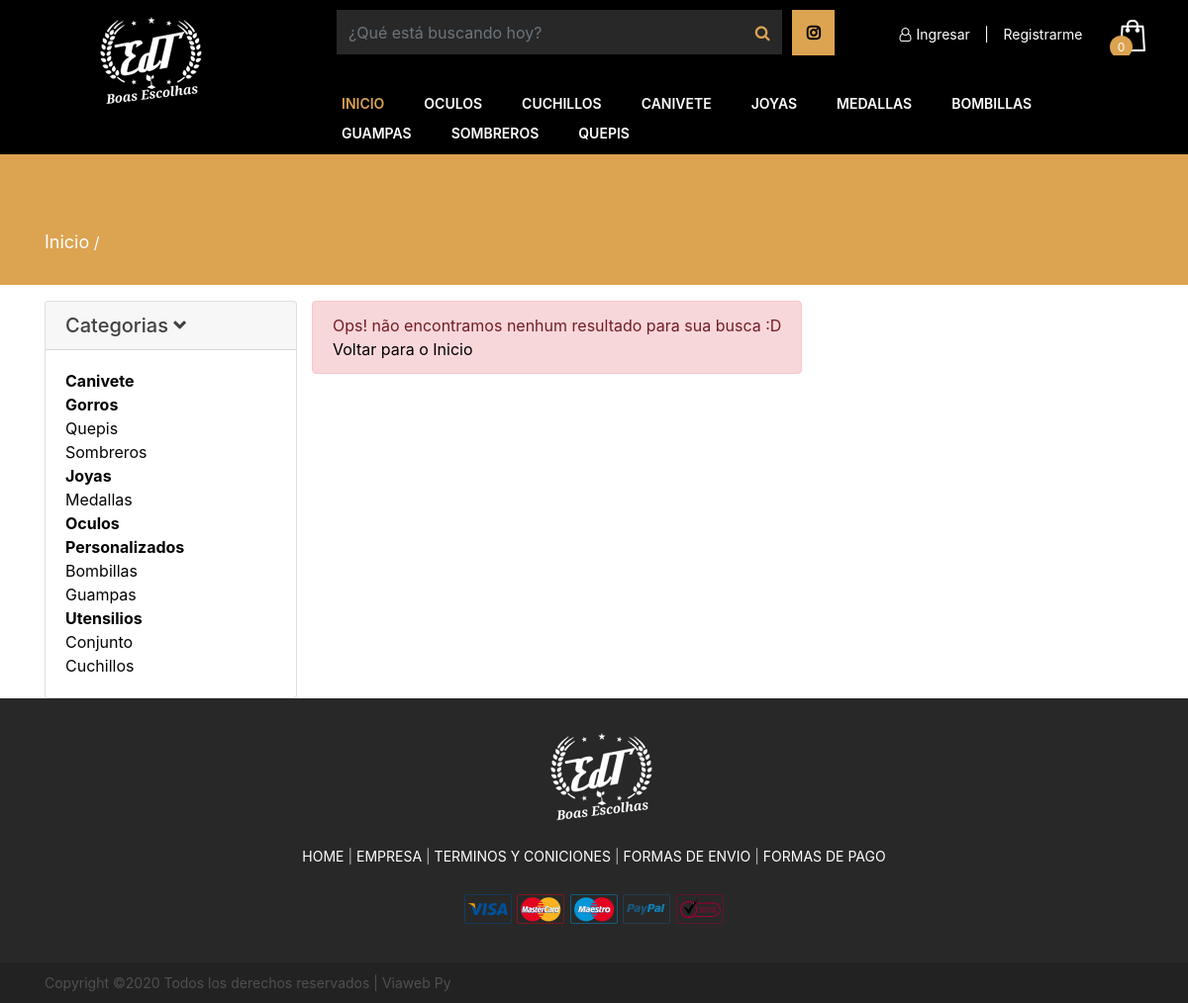
The page /categorie.php on the database its author committed.
### tables this page shows
CREATE TABLE IF NOT EXISTS `tb_categoria` (
  `id` int(11) NOT NULL AUTO_INCREMENT,
  `nombre` varchar(80) NOT NULL,
  `id_padre` int(11) DEFAULT NULL,
  `menu` tinyint(1) NOT NULL,
  `activo` tinyint(1) NOT NULL,
  PRIMARY KEY (`id`)
);

### includes/funciones.php (called while the page is built, shortened)
<?php
	function getAllMenuCategorias () {
		$connection = conn();
		$sql = "SELECT * FROM tb_categoria WHERE activo = '1' AND menu='1'";
		$query = $connection->prepare($sql);
		$query->execute();
		if ($query->rowCount() > 0) {
			$result= $query->fetchAll();
		} else {
			$result = null;
		}
		return $result;
	}
	function getCategorias () {
		$connection = conn();
		$sql = "SELECT * FROM tb_categoria WHERE id_padre IS NULL ORDER BY nombre ASC";
		$query = $connection->prepare($sql);
		$query->execute();
		if ($query->rowCount() > 0) {
			$result= $query->fetchAll();
		} else {
			$result = null;
		}
		return $result;
	}
	function getSubCategorias ($categoria) {
		$connection = conn();
		$sql = "SELECT * FROM tb_categoria WHERE id_padre = '$categoria' ORDER BY nombre ASC";
		$query = $connection->prepare($sql);
		$query->execute();
		if ($query->rowCount() > 0) {
			$result= $query->fetchAll();
		} else {
			$result = null;
		}
		return $result;
	}
	function getProdbyCategoria ($categoria) {
		$connection = conn();
		if($categoria != 'ALL') {
			$sql = "SELECT tb_producto_categoria.*, tb_producto.*, tb_producto_img.url as img, tb_producto_img.orden as orden FROM tb_producto_categoria LEFT JOIN tb_producto ON tb_producto_categoria.id_producto=tb_producto.id LEFT JOIN tb_producto_img ON tb_producto_img.id_producto = tb_producto.id WHERE tb_producto.activo = 1 AND (tb_producto_categoria.id_categoria = '$categoria' OR tb_producto_categoria.id_categoria IN (SELECT id FROM tb_categoria WHERE id_padre = '$categoria')) ORDER BY nombre ASC";
		}
		$query = $connection->prepare($sql);
		$query->execute();
		if ($query->rowCount() > 0) {
			$result= $query->fetchAll();
		} else {
			$result = null;
		}
		return $result;
	}
	function countCart() {
		$total=0;
		if (isset($_SESSION['cart'])) {
			foreach ($_SESSION['cart'] as $counter) {
				$total++;
			}
			$_SESSION['total_item_cart'] = $total;
			return $total;
		} else {
			return $total;
		}
	}
?>

### categorie.php (the view, shortened to what this page needs)
<!DOCTYPE html>
<html lang="zxx">
<?php include("includes/head.php");
include_once "includes/funciones.php";
if (isset($_GET['cat']) && $_GET['cat'] > 0) {
	$categoria = $_GET['cat'];
}else {
   $categoria = "";
}
$productos = getProdbyCategoria($categoria);
?>
<body>
	<?php include("includes/header.php"); ?>
	<div class="page-info-section page-info-big">
		<div class="container">
			<div class="site-breadcrumb">
				<a href="index.php">Inicio</a> /
			</div>
		</div>
	</div>
	<div class="container gral-container">
				<div class="row">
					<div class="col-md-3">
						<div class="accordion md-accordion" id="accordionEx" role="tablist" aria-multiselectable="true">
						  <div class="card" id="block-categoria">
						    <div class="card-header bg-primario" role="tab" id="headingOne1">
						      <a data-toggle="collapse" data-parent="#accordionEx" href="#collapseOne1" aria-expanded="true"
						        aria-controls="collapseOne1">
						        <h5 class="mb-0">
						          Categorias <i class="fas fa-angle-down rotate-icon"></i>
						        </h5>
						      </a>
						    </div>
						    <div id="collapseOne1" class="collapse show" role="tabpanel" aria-labelledby="headingOne1"
						      data-parent="#accordionEx">
						      <div class="card-body">
								 <?php
									   $categorias = getCategorias();
								 	  foreach ($categorias as $categoria){
									  ?>
										<a type="button" class="listado" href="categorie.php?cat=<?php echo($categoria['id']) ?>"><b><?php echo($categoria['nombre']) ?></b></a><br>
  										<div >
										<?php
											$subcategorias = getSubCategorias($categoria['id']);
											if($subcategorias){
												foreach ($subcategorias as $subcategoria) {
										?>
      													<a  class="listado" href="categorie.php?cat=<?php echo($subcategoria['id']) ?>"><?php echo($subcategoria['nombre']) ?></a><br>
										<?php }
										}
										?>
    									</div>
									<?php
								  } ?>
							  </div>
						    </div>
						  </div>
						</div>
					</div>
					<div class="col-md-9">
					    <div class="row">
							<?php
								if ($productos == NULL){?>
								<div class="alert alert-danger" role="alert">
									Ops! não encontramos nenhum resultado para sua busca :D<br>
									<a href="index.php" style="color: black">Voltar para o Inicio</a>
								</div>
			<?php }  ?>
			</div>
			</div>
		</div>
		</div>
	<?php include("includes/footer.php");?>
    </body>
</html>

### includes/header.php (shortened to what this page needs)
<?php
	$categorias= getAllMenuCategorias();
?>
<header>
<div class="container-fluid">
	<div class="row">
	<div class="container">
	<div class="row">
				<div class= "col-md-3">
					<div class="site-logo">
						<img src="img/logo.png" id="logo" alt="logo" >
					</div>
				</div>
				<div class="col-md-9 menu-area" id="menu">
					<div class="row">
						<div class="col-md-8">
							<div class="input-group" id="busqueda">
								<input type="text" class="form-control" placeholder="¿Qué está buscando hoy?">
									<div class="input-group-append">
											<button class="btn btn-secondary" type="button">
											<i class="fa fa-search"></i>
								</button>
							</div>
						</div>
							<div class="social-top">
								<a href=""><i class="fa fa-instagram" aria-hidden="true"></i></a>
							</div>
						</div>
						<div class="col-md-4 ">
							<div class="row">
								<div class="col-10 col-md-12">
								<div class="" style="margin-top: 10px;">
									<div class="header-right">
										<?php
											if (!isset($_SESSION['usuario'])){
										?>
											<a href="ingresar.php" class="user-menu register" style="margin-right: 10px;"> <i class="fa fa-user-o" aria-hidden="true"></i>Ingresar</a>
											<span class="user-menu register" style="margin-right: 10px;">|</span>
											<a href="registrar.php" class="user-menu register" style="margin-left: 0px;"> Registrarme</a>
										<?php } ?>
										<a href="cart.php" class="card-bag"><img src="img/icons/bag.png" alt=""><span><?php echo countCart(); ?></span></a>
									</div>
								</div>
								</div>
							</div>
						</div>
					</div>
					<div class="col-md-12">
						<ul class="main-menu" style="display: block;z-index: 2000;">
								<li><a class="m-activ" href="index.php">Inicio</a></li>
								<?php foreach ($categorias as $cat) { ?>
									<li><a href="categorie.php?cat=<?php echo $cat['id']?>"><?php echo $cat['nombre']?></a></li>
								<?php } ?>
						</ul>
					</div>
				</div>
	</div>
	</div>
</div>
</header>

### css/style.css (style rules this page uses)
html, body { height: 100%; font-family: 'Raleway', sans-serif; -webkit-font-smoothing: antialiased; font-smoothing: antialiased; }
h1, h2, h3, h4, h5, h6 { margin: 0; font-weight: 500; color: #414141; }
h5 { font-size: 18px; }
img { max-width: 100%; }
ul, ol { padding: 0; margin: 0; }
.site-logo { display: inline-block; padding-top: 0; float: left; }
.main-menu { list-style: none; margin: 0 auto; display: block; float: right; margin-right: 450px; }
.main-menu li { display: inline; float: left; }
.main-menu li a { display: inline-block; font-size: 14px; text-transform: uppercase; font-weight: 600; color: #fff; padding: 8px 5px 0; margin-left: 50px; }
.header-right { float: right; }
.header-right a { display: inline-block; }
.header-right .card-bag { position: relative; text-align: center; }
.header-right .card-bag span { position: absolute; width: 23px; height: 23px; left: -7px; bottom: -7px; padding-top: 3px; border-radius: 50px; background: #414141; font-size: 12px; color: #fff; }
.page-info-section { background: #ebebeb; }
.page-info-section.page-info-big { padding: 135px 0; }
.page-info-section .container { position: relative; }
.site-breadcrumb { color: #909090; }
.site-breadcrumb a { font-size: 18px; color: #909090; }
@media (min-width: 1200px) { .container { max-width: 1176px; } }
@media only screen and (max-width: 1527px) { .main-menu { margin-right: 290px; } }
@media only screen and (max-width: 1350px) { .main-menu { margin-right: 80px; } }
.page-info-section { background: black; }
.site-breadcrumb { color: white; }
.site-breadcrumb a { color: white; }
.listado { color: #040404; }

### css/edt.css (style rules this page uses)
a { text-decoration: none !important; }
header { background: black; z-index: 999; }
header .menu-area { padding: 10px; }
#busqueda { width: 85%; float: left; }
#busqueda input { background: #282828; border: 0; border-radius: 0; height: 45px; margin-left: 15px; }
#busqueda button { background: #282828; border: 0; border-radius: 0; }
#busqueda i { color: #dca351; }
.social-top .fa.fa-instagram { background: #dca351; padding: 15px; color: black; font-weight: 900; margin-left: 10px; }
.header-right .card-bag span { background-color: #dca351; }
.main-menu { float: left; z-index: 2000; background-color: black; }
.main-menu .m-activ { color: #dca351; }
.main-menu li a { display: inline-block; font-size: 14px; text-transform: uppercase; font-weight: 600; color: #fff; padding: 8px 5px 0; margin: 0 30px 0 0; text-decoration: none; }
.site-logo { padding-top: 12px; float: left; }
.user-menu { color: #fff; padding: 0; margin-right: 30px; font-size: 14px; }
.user-menu i { color: #fff; padding: 0 5px; }
.page-info-section { background: #dca351; }
.page-info-section.page-info-big { padding: 75px 0 30px 0; }
@media only screen and (max-width: 1527px) { .main-menu { margin-right: 0px !important; padding-top: 30px; } }
ul { margin: 0; padding: 0; list-style: none; }

### rows shown on the page
tb_categoria: nombre "OCULOS", nombre "Oculos"
tb_categoria: nombre "CUCHILLOS", nombre "Cuchillos"
tb_categoria: nombre "CANIVETE", nombre "Canivete"
tb_categoria: nombre "JOYAS", nombre "Joyas"
tb_categoria: nombre "MEDALLAS", nombre "Medallas"
tb_categoria: nombre "BOMBILLAS", nombre "Bombillas"
tb_categoria: nombre "GUAMPAS", nombre "Guampas"
tb_categoria: nombre "SOMBREROS", nombre "Sombreros"
tb_categoria: nombre "QUEPIS", nombre "Quepis"
tb_categoria: nombre "Gorros"
tb_categoria: nombre "Personalizados"
tb_categoria: nombre "Utensilios"
tb_categoria: nombre "Conjunto"

### other values the page prints
countCart() "0"
